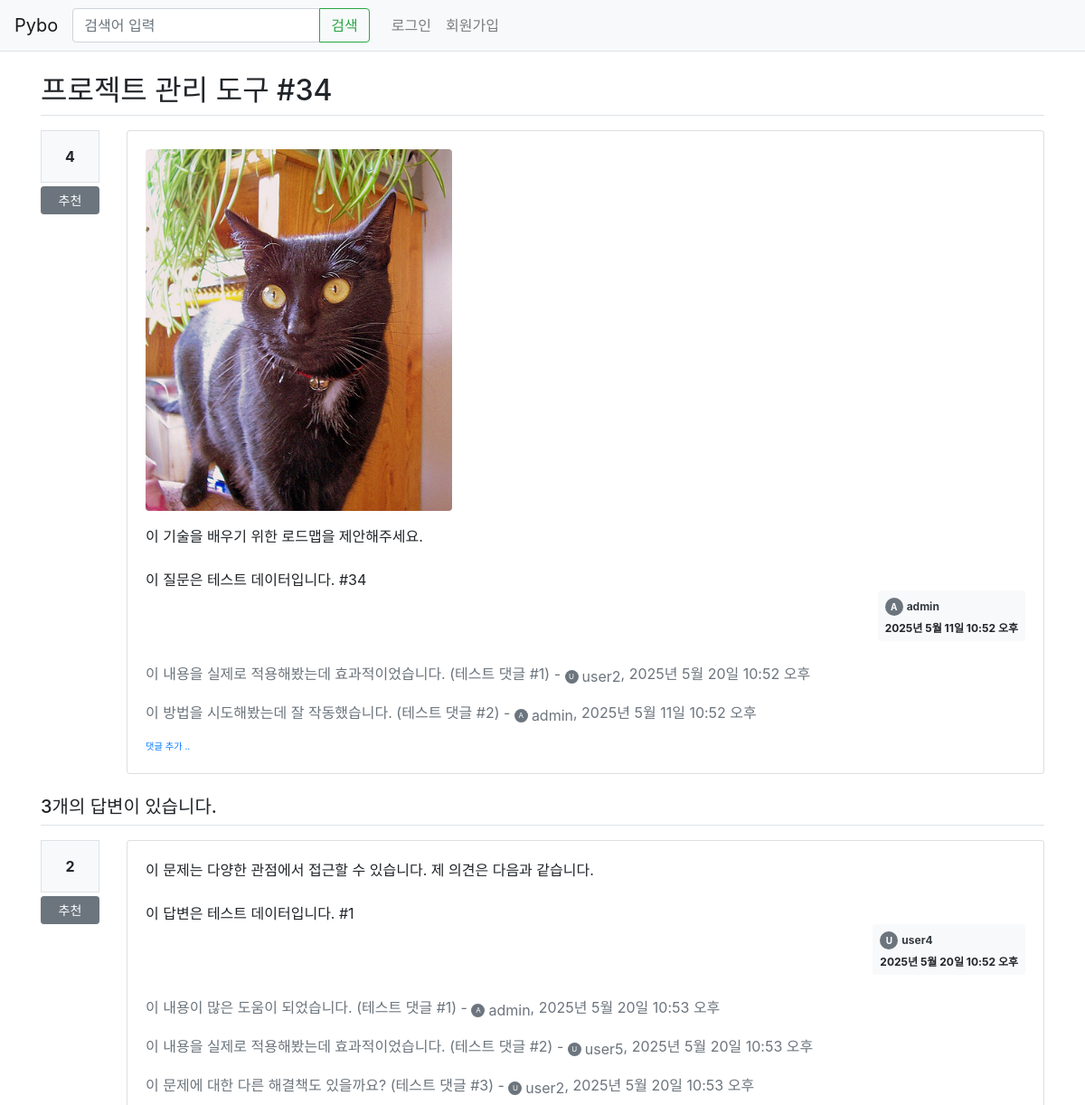
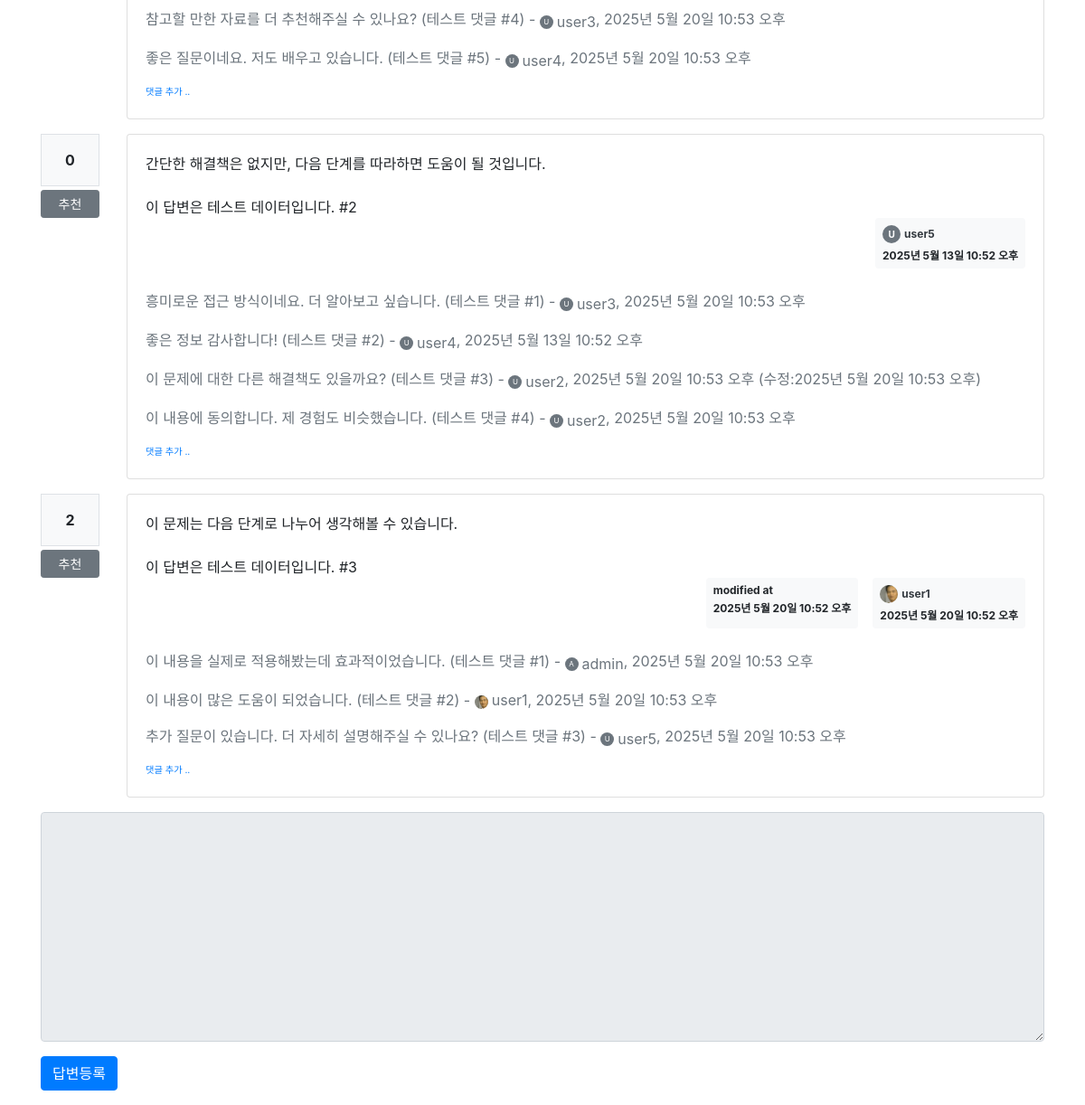
Screenshot of /pybo/562/ with the database file from the repository (2 pictures, top to bottom).
### pybo/models.py (models this page shows, shortened)
class Question(models.Model):
    author = models.ForeignKey(User, on_delete=models.CASCADE, related_name='author_question')
    subject = models.CharField(max_length=200)
    content = models.TextField()
    image = models.ImageField(upload_to='question_images/', null=True, blank=True)
    create_date = models.DateTimeField()
    modify_date = models.DateTimeField(null=True, blank=True)
    voter = models.ManyToManyField(User, related_name='voter_question')

class Comment(models.Model):
    author = models.ForeignKey(User, on_delete=models.CASCADE)
    content = models.TextField()
    create_date = models.DateTimeField()
    modify_date = models.DateTimeField(null=True, blank=True)
    question = models.ForeignKey(Question, null=True, blank=True, on_delete=models.CASCADE)
    answer = models.ForeignKey(Answer, null=True, blank=True, on_delete=models.CASCADE)

class Answer(models.Model):
    author = models.ForeignKey(User, on_delete=models.CASCADE, related_name='author_answer')
    question = models.ForeignKey(Question, on_delete=models.CASCADE)
    content = models.TextField()
    create_date = models.DateTimeField()
    modify_date = models.DateTimeField(null=True, blank=True)
    voter = models.ManyToManyField(User, related_name='voter_answer')

### common/models.py (models this page shows, shortened)
class Profile(models.Model):
    user = models.OneToOneField(User, on_delete=models.CASCADE, related_name='profile')
    profile_picture = models.ImageField(upload_to='profile_pics/', null=True, blank=True)

### pybo/views/base_views.py (the view)
# urls.py: path('<int:question_id>/', DetailView.as_view(), name='detail'),
class DetailView(DetailView):
    model = Question
    template_name = 'pybo/question_detail.html'
    context_object_name = 'question'
    pk_url_kwarg = 'question_id'
    def get_object(self, queryset=None):
        try:
            return QuestionService.get_question(self.kwargs.get(self.pk_url_kwarg))
        except ResourceNotFoundException:
            return get_object_or_404(Question, pk=self.kwargs.get(self.pk_url_kwarg))

### pybo/services/question_service.py (called while the page is built)
    @staticmethod
    def get_question(question_id):
        try:
            return Question.objects.get(pk=question_id)
        except Question.DoesNotExist:
            raise ResourceNotFoundException(f"Question with ID {question_id} not found")

### templates/pybo/question_detail.html (shortened to what this page needs)
{% extends 'base.html' %}
{% block content %}
<div class="container my-3">
    <h2 class="border-bottom py-2">{{ question.subject }}</h2>
    <div class="row my-3">
        <div class="col-1">
            <div class="bg-light text-center p-3 border font-weight-bolder mb-1">{{question.voter.count}}</div>
            <a href="#" data-uri="{% url 'pybo:vote_question' question.id  %}"
               class="recommend btn btn-sm btn-secondary btn-block my-1">추천</a>
        </div>
        <div class="col-11">
            <div class="card">
                <div class="card-body">
                    {% if question.image %}
                    <div class="mb-3">
                        <img src="{{ question.image.url }}" alt="질문 이미지" class="img-fluid rounded" style="max-height: 400px;">
                    </div>
                    {% endif %}
                    <div class="card-text" style="white-space: pre-line;">{{ question.content }}</div>
                    <div class="d-flex justify-content-end">
                        <div class="badge badge-light p-2 text-left">
                            <div class="mb-2 d-flex align-items-center">
                                <a href="{% url 'common:profile_user' question.author.id %}" class="mr-1">
                                    {% if question.author.profile.profile_picture %}
                                    <img src="{{ question.author.profile.profile_picture.url }}" alt="Profile Picture" class="rounded-circle" style="width: 20px; height: 20px; object-fit: cover;">
                                    {% else %}
                                    <div class="rounded-circle bg-secondary d-flex align-items-center justify-content-center" style="width: 20px; height: 20px; color: white; font-size: 10px;">
                                        {{ question.author.username.0|upper }}
                                    </div>
                                    {% endif %}
                                </a>
                                <a href="{% url 'common:profile_user' question.author.id %}" class="text-dark">
                                    {{ question.author.username }}
                                </a>
                            </div>
                            <div>{{ question.create_date }}</div>
                        </div>
                    </div>
                    {% if question.comment_set.count > 0 %}
                    <div class="mt-3">
                    {% for comment in question.comment_set.all %}
                        <div class="comment py-2 text-muted">
                            <span style="white-space: pre-line;">{{ comment.content }}</span>
                            <span>
                                -
                                <span class="d-inline-flex align-items-center">
                                    <a href="{% url 'common:profile_user' comment.author.id %}" class="mr-1">
                                        {% if comment.author.profile.profile_picture %}
                                        <img src="{{ comment.author.profile.profile_picture.url }}" alt="Profile Picture" class="rounded-circle" style="width: 15px; height: 15px; object-fit: cover;">
                                        {% else %}
                                        <div class="rounded-circle bg-secondary d-flex align-items-center justify-content-center" style="width: 15px; height: 15px; color: white; font-size: 8px;">
                                            {{ comment.author.username.0|upper }}
                                        </div>
                                        {% endif %}
                                    </a>
                                    <a href="{% url 'common:profile_user' comment.author.id %}" class="text-muted">
                                        {{ comment.author.username }}
                                    </a>
                                </span>, {{ comment.create_date }}
                            </span>
                        </div>
                    {% endfor %}
                    </div>
                    {% endif %}
                    <div>
                        <a href="{% url 'pybo:comment_create_question' question.id  %}"
                           class="small"><small>댓글 추가 ..</small></a>
                    </div>
                </div>
            </div>
        </div>
    </div>
    <h5 class="border-bottom my-3 py-2">{{question.answer_set.count}}개의 답변이 있습니다.</h5>
    {% for answer in question.answer_set.all %}
    <div class="row my-3">
        <div class="col-1">
            <div class="bg-light text-center p-3 border font-weight-bolder mb-1">{{answer.voter.count}}</div>
            <a href="#" data-uri="{% url 'pybo:vote_answer' answer.id  %}"
                class="recommend btn btn-sm btn-secondary btn-block my-1">추천</a>
        </div>
        <div class="col-11">
            <div class="card">
                <div class="card-body">
                    <div class="card-text" style="white-space: pre-line;">{{ answer.content }}</div>
                    <div class="d-flex justify-content-end">
                        {% if answer.modify_date %}
                        <div class="badge badge-light p-2 text-left mx-3">
                            <div class="mb-2">modified at</div>
                            <div>{{ answer.modify_date }}</div>
                        </div>
                        {% endif %}
                        <div class="badge badge-light p-2 text-left">
                            <div class="mb-2 d-flex align-items-center">
                                <a href="{% url 'common:profile_user' answer.author.id %}" class="mr-1">
                                    {% if answer.author.profile.profile_picture %}
                                    <img src="{{ answer.author.profile.profile_picture.url }}" alt="Profile Picture" class="rounded-circle" style="width: 20px; height: 20px; object-fit: cover;">
                                    {% else %}
                                    <div class="rounded-circle bg-secondary d-flex align-items-center justify-content-center" style="width: 20px; height: 20px; color: white; font-size: 10px;">
                                        {{ answer.author.username.0|upper }}
                                    </div>
                                    {% endif %}
                                </a>
                                <a href="{% url 'common:profile_user' answer.author.id %}" class="text-dark">
                                    {{ answer.author.username }}
                                </a>
                            </div>
                            <div>{{ answer.create_date }}</div>
                        </div>
                    </div>
                    {% if answer.comment_set.count > 0 %}
                    <div class="mt-3">
                    {% for comment in answer.comment_set.all %}
                        <div class="comment py-2 text-muted">
                            <span style="white-space: pre-line;">{{ comment.content }}</span>
                            <span>
                                -
                                <span class="d-inline-flex align-items-center">
                                    <a href="{% url 'common:profile_user' comment.author.id %}" class="mr-1">
                                        {% if comment.author.profile.profile_picture %}
                                        <img src="{{ comment.author.profile.profile_picture.url }}" alt="Profile Picture" class="rounded-circle" style="width: 15px; height: 15px; object-fit: cover;">
                                        {% else %}
                                        <div class="rounded-circle bg-secondary d-flex align-items-center justify-content-center" style="width: 15px; height: 15px; color: white; font-size: 8px;">
                                            {{ comment.author.username.0|upper }}
                                        </div>
                                        {% endif %}
                                    </a>
                                    <a href="{% url 'common:profile_user' comment.author.id %}" class="text-muted">
                                        {{ comment.author.username }}
                                    </a>
                                </span>, {{ comment.create_date }}
                                {% if comment.modify_date %}
                                (수정:{{ comment.modify_date }})
                                {% endif %}
                            </span>
                        </div>
                    {% endfor %}
                    </div>
                    {% endif %}
                    <div>
                        <a href="{% url 'pybo:comment_create_answer' answer.id  %}"
                           class="small"><small>댓글 추가 ..</small></a>
                    </div>
                </div>
            </div>
        </div>
    </div>
    {% endfor %}
    <form action="{% url 'pybo:answer_create' question.id %}" method="post" class="my-3">
        <div class="form-group">
            <textarea {% if not user.is_authenticated %}disabled{% endif %}
              name="content" id="content" class="form-control" rows="10"></textarea>
        </div>
        <input type="submit" value="답변등록" class="btn btn-primary">
    </form>
</div>
{% endblock %}

### templates/base.html (shortened to what this page needs)
{% load static %}
<!doctype html>
<html lang="ko">
<head>
    <link rel="stylesheet" href="{% static 'bootstrap.min.css' %}">
    <link rel="stylesheet"
          href="https://cdn.jsdelivr.net/npm/bootstrap-icons@1.11.3/font/bootstrap-icons.css">
    <link rel="stylesheet" href="{% static 'style.css' %}">
</head>
<body>
{% include "navbar.html" %}
{% block content %}
{% endblock %}
</body>
</html>

### templates/navbar.html (shortened to what this page needs)
{% load static %}
<nav class="navbar navbar-expand-lg navbar-light bg-light border-bottom">
    <a class="navbar-brand" href="{% url 'pybo:index' %}">Pybo</a>
    <div class="collapse navbar-collapse flex-grow-0" id="navbarNav">
        <form class="form-inline my-2 my-lg-0 mr-3" action="{% url 'pybo:search' %}" method="get">
            <div class="input-group">
                <input class="form-control" type="search" placeholder="검색어 입력" name="kw" value="{{ kw|default_if_none:'' }}">
                <div class="input-group-append">
                    <button class="btn btn-outline-success" type="submit">검색</button>
                </div>
            </div>
        </form>
        <ul class="navbar-nav">
            {% if user.is_authenticated %}
            <li class="nav-item dropdown">
                <a class="nav-link dropdown-toggle" href="#" id="navbarDropdown" role="button" data-toggle="dropdown" aria-haspopup="true" aria-expanded="false">
                    {% if user.profile.profile_picture %}
                    <img src="{{ user.profile.profile_picture.url }}" alt="Profile Picture" class="rounded-circle" width="30" height="30">
                    {% else %}
                    <img src="{% static 'default_profile.svg' %}" alt="Default Profile" class="rounded-circle" width="30" height="30">
                    {% endif %}
                    {{ user.username }}
                </a>
                <div class="dropdown-menu" aria-labelledby="navbarDropdown">
                    <a class="dropdown-item" href="{% url 'common:profile' %}">프로필</a>
                    <a class="dropdown-item" href="{% url 'common:profile_update' %}">프로필 수정</a>
                    {% if user.is_staff %}
                    <div class="dropdown-divider"></div>
                    <a class="dropdown-item" href="{% url 'admin:index' %}">관리자 페이지</a>
                    {% endif %}
                    <div class="dropdown-divider"></div>
                    <a class="dropdown-item" href="{% url 'common:logout' %}">로그아웃</a>
                </div>
            </li>
            {% else %}
            <li class="nav-item">
                <a class="nav-link" href="{% url 'common:login' %}">로그인</a>
            </li>
            <li class="nav-item">
                <a class="nav-link" href="{% url 'common:signup' %}">회원가입</a>
            </li>
            {% endif %}
        </ul>
    </div>
</nav>

### rows the page displays
Question: subject "프로젝트 관리 도구 #34", voter.count "4", image (picture), content "이 기술을 배우기 위한 로드맵을 제안해주세요. 이 질문은 테스트 데이터입니다. #34", author.username.0 "A", author.username "admin", create_date "2025년 5월 11일 10:52 오후", answer_set.count "3"
Comment: content "이 내용을 실제로 적용해봤는데 효과적이었습니다. (테스트 댓글 #1)", author.username.0 "U", author.username "user2", create_date "2025년 5월 20일 10:52 오후"
Comment: content "이 방법을 시도해봤는데 잘 작동했습니다. (테스트 댓글 #2)", author.username.0 "A", author.username "admin", create_date "2025년 5월 11일 10:52 오후"
Answer: voter.count "2", content "이 문제는 다양한 관점에서 접근할 수 있습니다. 제 의견은 다음과 같습니다. 이 답변은 테스트 데이터입니다. #1", author.username.0 "U", author.username "user4", create_date "2025년 5월 20일 10:52 오후"
Comment: content "이 내용이 많은 도움이 되었습니다. (테스트 댓글 #1)", author.username.0 "A", author.username "admin", create_date "2025년 5월 20일 10:53 오후"
Comment: content "이 내용을 실제로 적용해봤는데 효과적이었습니다. (테스트 댓글 #2)", author.username.0 "U", author.username "user5", create_date "2025년 5월 20일 10:53 오후"
Comment: content "이 문제에 대한 다른 해결책도 있을까요? (테스트 댓글 #3)", author.username.0 "U", author.username "user2", create_date "2025년 5월 20일 10:53 오후"
Comment: content "참고할 만한 자료를 더 추천해주실 수 있나요? (테스트 댓글 #4)", author.username.0 "U", author.username "user3", create_date "2025년 5월 20일 10:53 오후"
Comment: content "좋은 질문이네요. 저도 배우고 있습니다. (테스트 댓글 #5)", author.username.0 "U", author.username "user4", create_date "2025년 5월 20일 10:53 오후"
Answer: voter.count "0", content "간단한 해결책은 없지만, 다음 단계를 따라하면 도움이 될 것입니다. 이 답변은 테스트 데이터입니다. #2", author.username.0 "U", author.username "user5", create_date "2025년 5월 13일 10:52 오후"
Comment: content "흥미로운 접근 방식이네요. 더 알아보고 싶습니다. (테스트 댓글 #1)", author.username.0 "U", author.username "user3", create_date "2025년 5월 20일 10:53 오후"
Comment: content "좋은 정보 감사합니다! (테스트 댓글 #2)", author.username.0 "U", author.username "user4", create_date "2025년 5월 13일 10:52 오후"
Comment: content "이 문제에 대한 다른 해결책도 있을까요? (테스트 댓글 #3)", author.username.0 "U", author.username "user2", create_date "2025년 5월 20일 10:53 오후", modify_date "2025년 5월 20일 10:53 오후"
Comment: content "이 내용에 동의합니다. 제 경험도 비슷했습니다. (테스트 댓글 #4)", author.username.0 "U", author.username "user2", create_date "2025년 5월 20일 10:53 오후"
Answer: voter.count "2", content "이 문제는 다음 단계로 나누어 생각해볼 수 있습니다. 이 답변은 테스트 데이터입니다. #3", modify_date "2025년 5월 20일 10:52 오후", author.profile.profile_picture (picture), author.username "user1", create_date "2025년 5월 20일 10:52 오후"
Comment: content "이 내용을 실제로 적용해봤는데 효과적이었습니다. (테스트 댓글 #1)", author.username.0 "A", author.username "admin", create_date "2025년 5월 20일 10:53 오후"
Comment: content "이 내용이 많은 도움이 되었습니다. (테스트 댓글 #2)", author.profile.profile_picture (picture), author.username "user1", create_date "2025년 5월 20일 10:53 오후"
Comment: content "추가 질문이 있습니다. 더 자세히 설명해주실 수 있나요? (테스트 댓글 #3)", author.username.0 "U", author.username "user5", create_date "2025년 5월 20일 10:53 오후"
